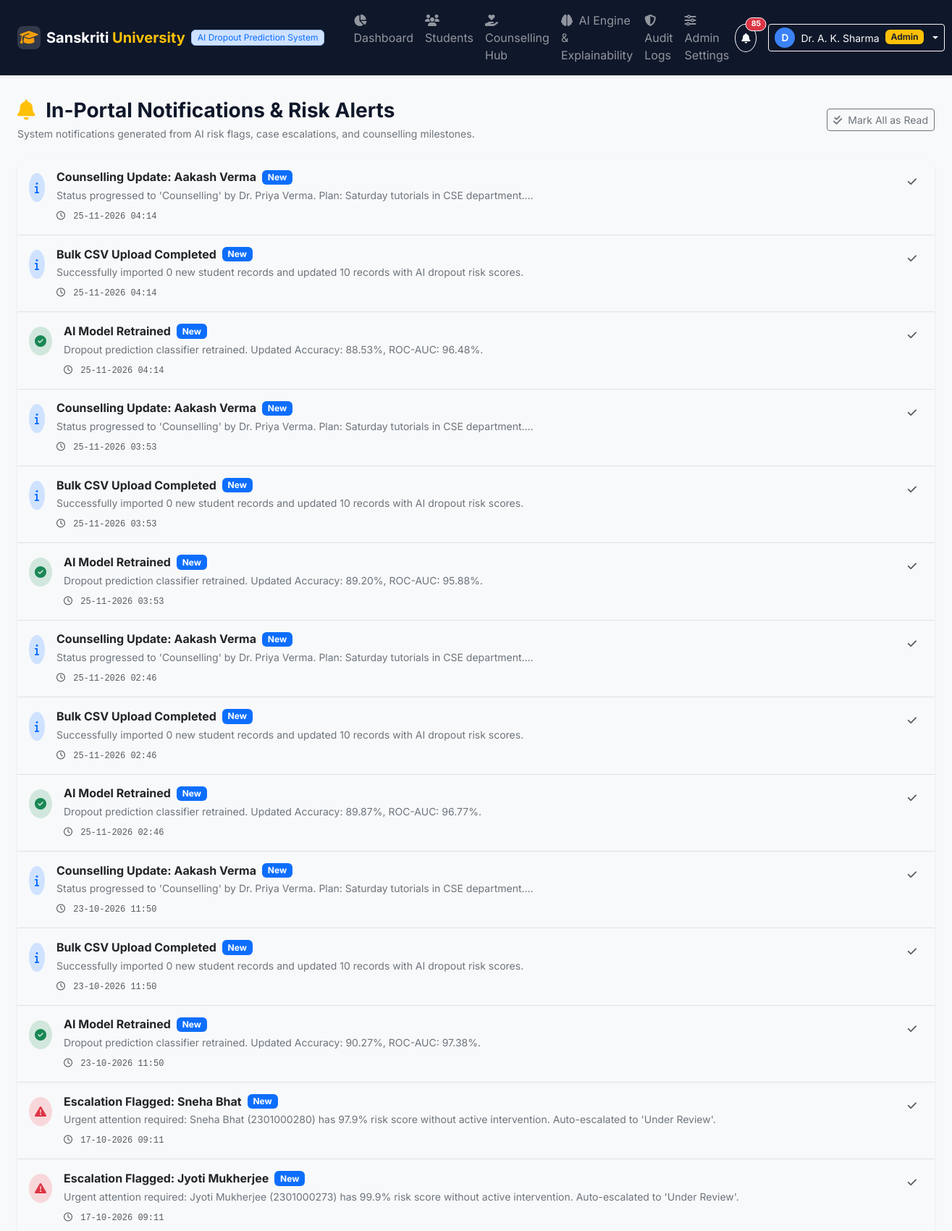
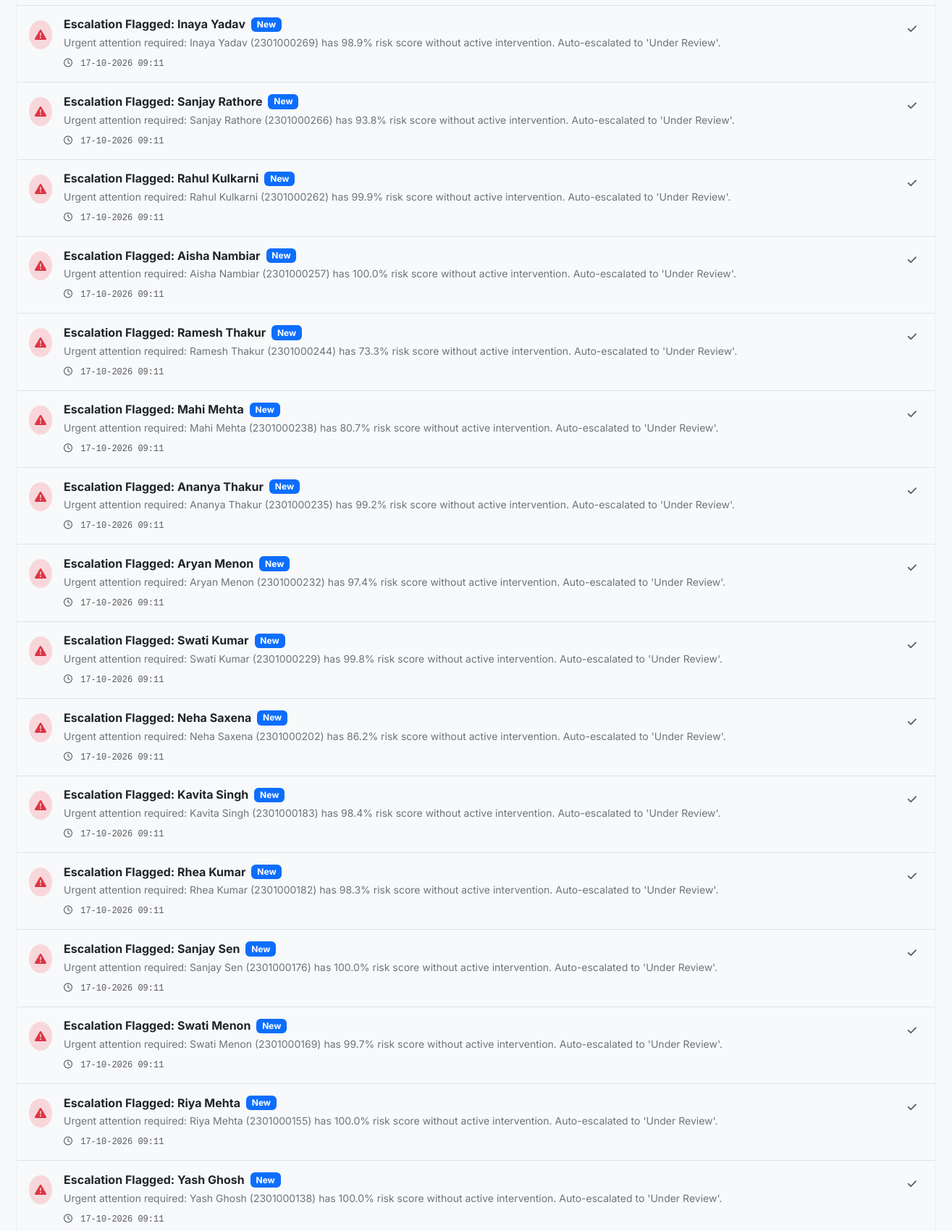
Page /notifications (signed in, upper part) on the committed database (2 pictures, top to bottom).
### database.py (models this page shows)
class Notification(db.Model):
    __tablename__ = 'notifications'
    id = db.Column(db.Integer, primary_key=True)
    user_id = db.Column(db.Integer, nullable=True)  # Null means all mentors/admins
    title = db.Column(db.String(200), nullable=False)
    message = db.Column(db.Text, nullable=False)
    category = db.Column(db.String(30), default='info')  # warning, danger, success, info
    is_read = db.Column(db.Boolean, default=False)
    created_at = db.Column(db.DateTime, default=datetime.utcnow)

### app.py (the view)
    @app.route('/notifications')
    @login_required
    def notifications_view():
        notifications = Notification.query.order_by(Notification.created_at.desc()).all()
        return render_template('notifications.html', notifications=notifications)

### app.py (called while the page is built)
def login_required(f):
    @wraps(f)
    def decorated_function(*args, **kwargs):
        if 'user_id' not in session:
            flash('Please log in to access this portal.', 'warning')
            return redirect(url_for('login', next=request.url))
        return f(*args, **kwargs)
    return decorated_function

### templates/notifications.html (shortened to what this page needs)
{% extends 'base.html' %}
{% block content %}
<div class="container-fluid px-3 px-lg-4">
    <div class="d-flex justify-content-between align-items-center mb-4">
        <div>
            <h3 class="fw-bold text-navy mb-1">
                <i class="fa-solid fa-bell text-warning me-2"></i> In-Portal Notifications & Risk Alerts
            </h3>
            <p class="text-secondary small mb-0">
                System notifications generated from AI risk flags, case escalations, and counselling milestones.
            </p>
        </div>
        <div>
            <form action="{{ url_for('mark_all_notifications_read') }}" method="POST">
                <button type="submit" class="btn btn-outline-secondary btn-sm">
                    <i class="fa-solid fa-check-double me-1"></i> Mark All as Read
                </button>
            </form>
        </div>
    </div>
    <div class="card border-0 shadow-sm rounded-4">
        <div class="card-body p-0">
            <div class="list-group list-group-flush rounded-4">
                {% for n in notifications %}
                <div class="list-group-item p-3 d-flex justify-content-between align-items-start {% if not n.is_read %}bg-light{% endif %}">
                    <div class="d-flex align-items-start gap-3">
                        <div class="rounded-circle p-2 mt-1
                            {% if n.category == 'danger' %}bg-danger-subtle text-danger
                            {% elif n.category == 'warning' %}bg-warning-subtle text-warning-emphasis
                            {% elif n.category == 'success' %}bg-success-subtle text-success
                            {% else %}bg-primary-subtle text-primary{% endif %}">
                            <i class="fa-solid
                                {% if n.category == 'danger' %}fa-triangle-exclamation
                                {% elif n.category == 'warning' %}fa-bell
                                {% elif n.category == 'success' %}fa-circle-check
                                {% else %}fa-info{% endif %}"></i>
                        </div>
                        <div>
                            <div class="d-flex align-items-center gap-2">
                                <h6 class="fw-bold text-dark mb-0">{{ n.title }}</h6>
                                {% if not n.is_read %}
                                <span class="badge bg-primary fs-xs">New</span>
                                {% endif %}
                            </div>
                            <p class="text-secondary small mb-1 mt-1">{{ n.message }}</p>
                            <small class="text-muted font-monospace fs-xs">
                                <i class="fa-regular fa-clock me-1"></i> {{ n.created_at.strftime('%d-%m-%Y %H:%M') }}
                            </small>
                        </div>
                    </div>
                    {% if not n.is_read %}
                    <form action="{{ url_for('mark_notification_read', notif_id=n.id) }}" method="POST">
                        <button type="submit" class="btn btn-sm btn-link text-decoration-none text-muted" title="Mark as read">
                            <i class="fa-solid fa-check"></i>
                        </button>
                    </form>
                    {% endif %}
                </div>
                {% else %}
                <div class="text-center py-5 text-muted">
                    <i class="fa-regular fa-bell-slash fs-1 text-secondary mb-2 d-block"></i>
                    No notifications in the portal.
                </div>
                {% endfor %}
            </div>
        </div>
    </div>
</div>
{% endblock %}

### templates/base.html (shortened to what this page needs)
<!DOCTYPE html>
<html lang="en">
<head>
    <link href="https://cdn.jsdelivr.net/npm/bootstrap@5.3.2/dist/css/bootstrap.min.css" rel="stylesheet">
    <link rel="stylesheet" href="https://cdnjs.cloudflare.com/ajax/libs/font-awesome/6.4.2/css/all.min.css">
    <link rel="stylesheet" href="{{ url_for('static', filename='css/style.css') }}">
</head>
<body class="bg-light">
    {% if current_user.get('user_id') %}
    <nav class="navbar navbar-expand-lg navbar-dark bg-navy sticky-top shadow-sm">
        <div class="container-fluid px-3 px-lg-4">
            <a class="navbar-brand d-flex align-items-center fw-bold" href="{{ url_for('dashboard') }}">
                <span class="brand-badge me-2"><i class="fa-solid fa-graduation-cap"></i></span>
                <span>Sanskriti <span class="text-warning">University</span></span>
                <span class="badge bg-primary-subtle text-primary border border-primary-subtle ms-2 px-2 py-1 fs-xs fw-normal d-none d-md-inline">AI Dropout Prediction System</span>
            </a>
            <div class="collapse navbar-collapse" id="navbarContent">
                <ul class="navbar-nav me-auto mb-2 mb-lg-0 ms-lg-3">
                    <li class="nav-item">
                        <a class="nav-link {% if request.endpoint == 'dashboard' %}active{% endif %}" href="{{ url_for('dashboard') }}">
                            <i class="fa-solid fa-{% if current_user.get('role') == 'Student' %}id-card{% else %}chart-pie{% endif %} me-1"></i>
                            {% if current_user.get('role') == 'Student' %}My Academic Profile{% else %}Dashboard{% endif %}
                        </a>
                    </li>
                    {% if current_user.get('role') != 'Student' %}
                    <li class="nav-item">
                        <a class="nav-link {% if request.endpoint in ['students_list', 'student_detail', 'register_student'] %}active{% endif %}" href="{{ url_for('students_list') }}">
                            <i class="fa-solid fa-users me-1"></i> Students
                        </a>
                    </li>
                    <li class="nav-item">
                        <a class="nav-link {% if request.endpoint == 'counselling_hub' %}active{% endif %}" href="{{ url_for('counselling_hub') }}">
                            <i class="fa-solid fa-hand-holding-heart me-1"></i> Counselling Hub
                        </a>
                    </li>
                    {% endif %}
                    <li class="nav-item">
                        <a class="nav-link {% if request.endpoint == 'model_performance' %}active{% endif %}" href="{{ url_for('model_performance') }}">
                            <i class="fa-solid fa-brain me-1"></i> AI Engine & Explainability
                        </a>
                    </li>
                    {% if current_user.get('role') in ['Admin', 'Department Head'] %}
                    <li class="nav-item">
                        <a class="nav-link {% if request.endpoint == 'audit_logs' %}active{% endif %}" href="{{ url_for('audit_logs') }}">
                            <i class="fa-solid fa-shield-halved me-1"></i> Audit Logs
                        </a>
                    </li>
                    <li class="nav-item">
                        <a class="nav-link {% if request.endpoint == 'admin_settings' %}active{% endif %}" href="{{ url_for('admin_settings') }}">
                            <i class="fa-solid fa-sliders me-1"></i> Admin Settings
                        </a>
                    </li>
                    {% endif %}
                </ul>
                <div class="d-flex align-items-center gap-3">
                    <a href="{{ url_for('notifications_view') }}" class="btn btn-outline-light position-relative btn-sm rounded-circle p-2">
                        <i class="fa-solid fa-bell"></i>
                        {% if unread_notifications_count > 0 %}
                        <span class="position-absolute top-0 start-100 translate-middle badge rounded-pill bg-danger border border-light">
                            {{ unread_notifications_count }}
                        </span>
                        {% endif %}
                    </a>
                    <div class="dropdown">
                        <button class="btn btn-outline-light btn-sm dropdown-toggle d-flex align-items-center gap-2" type="button" data-bs-toggle="dropdown">
                            <span class="avatar-circle">{{ current_user.get('name', 'User')[0] }}</span>
                            <span class="d-none d-sm-inline">{{ current_user.get('name') }}</span>
                            <span class="badge bg-warning text-dark fs-xs">{{ current_user.get('role') }}</span>
                        </button>
                    </div>
                </div>
            </div>
        </div>
    </nav>
    {% endif %}
    <main class="py-3">
        {% block content %}{% endblock %}
    </main>
</body>
</html>

### static/css/style.css (style rules this page uses)
:root { --primary-color: #1a56db; --navy-color: #0f172a; --navy-header: #1e293b; --accent-warning: #f59e0b; --accent-danger: #ef4444; --accent-success: #10b981; --bg-light: #f8fafc; }
body { font-family: 'Inter', system-ui, -apple-system, sans-serif; color: #1e293b; background-color: var(--bg-light); }
.bg-navy { background-color: var(--navy-color) !important; }
.text-navy { color: var(--navy-color) !important; }
.fs-xs { font-size: 0.75rem !important; }
.brand-badge { display: inline-flex; align-items: center; justify-content: center; width: 32px; height: 32px; background: rgba(255, 255, 255, 0.15); border-radius: 8px; color: #f59e0b; }
.avatar-circle { display: inline-flex; align-items: center; justify-content: center; width: 28px; height: 28px; border-radius: 50%; background-color: #3b82f6; color: white; font-weight: 600; font-size: 0.85rem; }

### rows in the picture
Notification: title "Counselling Update: Aakash Verma", is_read "New", message "Status progressed to 'Counselling' by Dr. Priya Verma. Plan: Saturday tutorials in CSE department....", created_at "25-11-2026 04:14"
Notification: title "Bulk CSV Upload Completed", is_read "New", message "Successfully imported 0 new student records and updated 10 records with AI dropout risk scores.", created_at "25-11-2026 04:14"
Notification: title "AI Model Retrained", is_read "New", message "Dropout prediction classifier retrained. Updated Accuracy: 88.53%, ROC-AUC: 96.48%.", created_at "25-11-2026 04:14"
Notification: title "Counselling Update: Aakash Verma", is_read "New", message "Status progressed to 'Counselling' by Dr. Priya Verma. Plan: Saturday tutorials in CSE department....", created_at "25-11-2026 03:53"
Notification: title "Bulk CSV Upload Completed", is_read "New", message "Successfully imported 0 new student records and updated 10 records with AI dropout risk scores.", created_at "25-11-2026 03:53"
Notification: title "AI Model Retrained", is_read "New", message "Dropout prediction classifier retrained. Updated Accuracy: 89.20%, ROC-AUC: 95.88%.", created_at "25-11-2026 03:53"
Notification: title "Counselling Update: Aakash Verma", is_read "New", message "Status progressed to 'Counselling' by Dr. Priya Verma. Plan: Saturday tutorials in CSE department....", created_at "25-11-2026 02:46"
Notification: title "Bulk CSV Upload Completed", is_read "New", message "Successfully imported 0 new student records and updated 10 records with AI dropout risk scores.", created_at "25-11-2026 02:46"
Notification: title "AI Model Retrained", is_read "New", message "Dropout prediction classifier retrained. Updated Accuracy: 89.87%, ROC-AUC: 96.77%.", created_at "25-11-2026 02:46"
Notification: title "Counselling Update: Aakash Verma", is_read "New", message "Status progressed to 'Counselling' by Dr. Priya Verma. Plan: Saturday tutorials in CSE department....", created_at "23-10-2026 11:50"
Notification: title "Bulk CSV Upload Completed", is_read "New", message "Successfully imported 0 new student records and updated 10 records with AI dropout risk scores.", created_at "23-10-2026 11:50"
Notification: title "AI Model Retrained", is_read "New", message "Dropout prediction classifier retrained. Updated Accuracy: 90.27%, ROC-AUC: 97.38%.", created_at "23-10-2026 11:50"
Notification: title "Escalation Flagged: Sneha Bhat", is_read "New", message "Urgent attention required: Sneha Bhat (2301000280) has 97.9% risk score without active intervention. Auto-escalated to 'Under Review'.", created_at "17-10-2026 09:11"
Notification: title "Escalation Flagged: Jyoti Mukherjee", is_read "New", message "Urgent attention required: Jyoti Mukherjee (2301000273) has 99.9% risk score without active intervention. Auto-escalated to 'Under Review'.", created_at "17-10-2026 09:11"
Notification: title "Escalation Flagged: Inaya Yadav", is_read "New", message "Urgent attention required: Inaya Yadav (2301000269) has 98.9% risk score without active intervention. Auto-escalated to 'Under Review'.", created_at "17-10-2026 09:11"
Notification: title "Escalation Flagged: Sanjay Rathore", is_read "New", message "Urgent attention required: Sanjay Rathore (2301000266) has 93.8% risk score without active intervention. Auto-escalated to 'Under Review'.", created_at "17-10-2026 09:11"
Notification: title "Escalation Flagged: Rahul Kulkarni", is_read "New", message "Urgent attention required: Rahul Kulkarni (2301000262) has 99.9% risk score without active intervention. Auto-escalated to 'Under Review'.", created_at "17-10-2026 09:11"
Notification: title "Escalation Flagged: Aisha Nambiar", is_read "New", message "Urgent attention required: Aisha Nambiar (2301000257) has 100.0% risk score without active intervention. Auto-escalated to 'Under Review'.", created_at "17-10-2026 09:11"
Notification: title "Escalation Flagged: Ramesh Thakur", is_read "New", message "Urgent attention required: Ramesh Thakur (2301000244) has 73.3% risk score without active intervention. Auto-escalated to 'Under Review'.", created_at "17-10-2026 09:11"
Notification: title "Escalation Flagged: Mahi Mehta", is_read "New", message "Urgent attention required: Mahi Mehta (2301000238) has 80.7% risk score without active intervention. Auto-escalated to 'Under Review'.", created_at "17-10-2026 09:11"
Notification: title "Escalation Flagged: Ananya Thakur", is_read "New", message "Urgent attention required: Ananya Thakur (2301000235) has 99.2% risk score without active intervention. Auto-escalated to 'Under Review'.", created_at "17-10-2026 09:11"
Notification: title "Escalation Flagged: Aryan Menon", is_read "New", message "Urgent attention required: Aryan Menon (2301000232) has 97.4% risk score without active intervention. Auto-escalated to 'Under Review'.", created_at "17-10-2026 09:11"
Notification: title "Escalation Flagged: Swati Kumar", is_read "New", message "Urgent attention required: Swati Kumar (2301000229) has 99.8% risk score without active intervention. Auto-escalated to 'Under Review'.", created_at "17-10-2026 09:11"
Notification: title "Escalation Flagged: Neha Saxena", is_read "New", message "Urgent attention required: Neha Saxena (2301000202) has 86.2% risk score without active intervention. Auto-escalated to 'Under Review'.", created_at "17-10-2026 09:11"
Notification: title "Escalation Flagged: Kavita Singh", is_read "New", message "Urgent attention required: Kavita Singh (2301000183) has 98.4% risk score without active intervention. Auto-escalated to 'Under Review'.", created_at "17-10-2026 09:11"
Notification: title "Escalation Flagged: Rhea Kumar", is_read "New", message "Urgent attention required: Rhea Kumar (2301000182) has 98.3% risk score without active intervention. Auto-escalated to 'Under Review'.", created_at "17-10-2026 09:11"
Notification: title "Escalation Flagged: Sanjay Sen", is_read "New", message "Urgent attention required: Sanjay Sen (2301000176) has 100.0% risk score without active intervention. Auto-escalated to 'Under Review'.", created_at "17-10-2026 09:11"
Notification: title "Escalation Flagged: Swati Menon", is_read "New", message "Urgent attention required: Swati Menon (2301000169) has 99.7% risk score without active intervention. Auto-escalated to 'Under Review'.", created_at "17-10-2026 09:11"
Notification: title "Escalation Flagged: Riya Mehta", is_read "New", message "Urgent attention required: Riya Mehta (2301000155) has 100.0% risk score without active intervention. Auto-escalated to 'Under Review'.", created_at "17-10-2026 09:11"
Notification: title "Escalation Flagged: Yash Ghosh", is_read "New", message "Urgent attention required: Yash Ghosh (2301000138) has 100.0% risk score without active intervention. Auto-escalated to 'Under Review'.", created_at "17-10-2026 09:11"

### other values in the picture
{{ unread_notifications_count }} "85"
{{ current_user.get('name', 'User')[0] }} "D"
{{ current_user.get('name') }} "Dr. A. K. Sharma"
{{ current_user.get('role') }} "Admin"
